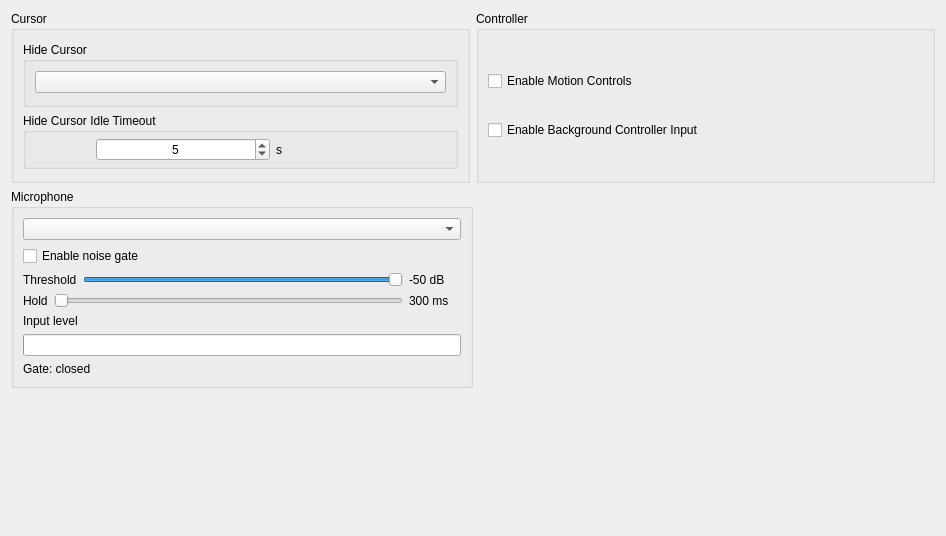
      <widget class="QWidget" name="inputTabContents">
       <property name="geometry">
        <rect>
         <x>0</x>
         <y>0</y>
         <width>946</width>
         <height>536</height>
        </rect>
       </property>
       <layout class="QVBoxLayout" name="inputTabVLayout" stretch="0,0,0">
        <item>
         <layout class="QHBoxLayout" name="inputTabHLayoutTop" stretch="1,1">
          <item>
           <layout class="QVBoxLayout" name="cursorTabLayoutLeft">
            <property name="spacing">
             <number>6</number>
            </property>
            <property name="bottomMargin">
             <number>0</number>
            </property>
            <item alignment="Qt::AlignmentFlag::AlignTop">
             <widget class="QGroupBox" name="cursorGroupBox">
              <property name="title">
               <string>Cursor</string>
              </property>
              <layout class="QGridLayout" name="gridLayout_2">
               <property name="topMargin">
                <number>11</number>
               </property>
               <property name="bottomMargin">
                <number>11</number>
               </property>
               <item row="0" column="0">
                <widget class="QGroupBox" name="hideCursorGroupBox">
                 <property name="enabled">
                  <bool>true</bool>
                 </property>
                 <property name="sizePolicy">
                  <sizepolicy hsizetype="Preferred" vsizetype="Fixed">
                   <horstretch>0</horstretch>
                   <verstretch>0</verstretch>
                  </sizepolicy>
                 </property>
                 <property name="title">
                  <string>Hide Cursor</string>
                 </property>
                 <layout class="QVBoxLayout" name="hideCursorLayout">
                  <property name="spacing">
                   <number>7</number>
                  </property>
                  <property name="bottomMargin">
                   <number>11</number>
                  </property>
                  <item>
                   <widget class="QComboBox" name="hideCursorComboBox"/>
                  </item>
                 </layout>
                </widget>
               </item>
               <item row="1" column="0">
                <widget class="QGroupBox" name="idleTimeoutGroupBox">
                 <property name="enabled">
                  <bool>true</bool>
                 </property>
                 <property name="sizePolicy">
                  <sizepolicy hsizetype="Preferred" vsizetype="Fixed">
                   <horstretch>0</horstretch>
                   <verstretch>0</verstretch>
                  </sizepolicy>
                 </property>
                 <property name="minimumSize">
                  <size>
                   <width>0</width>
                   <height>0</height>
                  </size>
                 </property>
                 <property name="title">
                  <string>Hide Cursor Idle Timeout</string>
                 </property>
                 <property name="alignment">
                  <set>Qt::AlignmentFlag::AlignLeading|Qt::AlignmentFlag::AlignLeft|Qt::AlignmentFlag::AlignTop</set>
                 </property>
                 <property name="flat">
                  <bool>false</bool>
                 </property>
                 <layout class="QHBoxLayout" name="IdleTimeoutLayout" stretch="0,0">
                  <property name="spacing">
                   <number>6</number>
                  </property>
                  <property name="leftMargin">
                   <number>70</number>
                  </property>
                  <property name="topMargin">
                   <number>5</number>
                  </property>
                  <property name="rightMargin">
                   <number>5</number>
                  </property>
                  <property name="bottomMargin">
                   <number>5</number>
                  </property>
                  <item>
                   <widget class="QSpinBox" name="idleTimeoutSpinBox">
                    <property name="enabled">
                     <bool>true</bool>
                    </property>
                    <property name="sizePolicy">
                     <sizepolicy hsizetype="Minimum" vsizetype="Fixed">
                      <horstretch>0</horstretch>
                      <verstretch>0</verstretch>
                     </sizepolicy>
                    </property>
                    <property name="minimumSize">
                     <size>
                      <width>0</width>
                      <height>0</height>
                     </size>
                    </property>
                    <property name="maximumSize">
                     <size>
                      <width>16777215</width>
                      <height>16777215</height>
                     </size>
                    </property>
                    <property name="layoutDirection">
                     <enum>Qt::LayoutDirection::LeftToRight</enum>
                    </property>
                    <property name="wrapping">
                     <bool>false</bool>
                    </property>
                    <property name="alignment">
                     <set>Qt::AlignmentFlag::AlignCenter</set>
                    </property>
                    <property name="buttonSymbols">
                     <enum>QAbstractSpinBox::ButtonSymbols::UpDownArrows</enum>
                    </property>
                    <property name="suffix">
                     <string notr="true"/>
                    </property>
                    <property name="maximum">
                     <number>3600</number>
                    </property>
                    <property name="value">
                     <number>5</number>
                    </property>
                    <property name="displayIntegerBase">
                     <number>10</number>
                    </property>
                   </widget>
                  </item>
                  <item>
                   <widget class="QLabel" name="idleTimeoutDurationLabel">
                    <property name="text">
                     <string>s</string>
                    </property>
                   </widget>
                  </item>
                 </layout>
                </widget>
               </item>
              </layout>
             </widget>
            </item>
           </layout>
          </item>
          <item>
           <layout class="QVBoxLayout" name="ControllerTabLayoutMiddle">
            <item>
             <widget class="QGroupBox" name="ControllerGroupBox">
              <property name="sizePolicy">
               <sizepolicy hsizetype="MinimumExpanding" vsizetype="Preferred">
                <horstretch>0</horstretch>
                <verstretch>0</verstretch>
               </sizepolicy>
              </property>
              <property name="title">
               <string>Controller</string>
              </property>
              <property name="alignment">
               <set>Qt::AlignmentFlag::AlignLeading|Qt::AlignmentFlag::AlignLeft|Qt::AlignmentFlag::AlignTop</set>
              </property>
              <property name="flat">
               <bool>false</bool>
              </property>
              <layout class="QVBoxLayout" name="ControllerLayout">
               <property name="spacing">
                <number>0</number>
               </property>
               <property name="topMargin">
                <number>11</number>
               </property>
               <property name="bottomMargin">
                <number>11</number>
               </property>
               <item>
                <widget class="QCheckBox" name="motionControlsCheckBox">
                 <property name="sizePolicy">
                  <sizepolicy hsizetype="Minimum" vsizetype="Maximum">
                   <horstretch>0</horstretch>
                   <verstretch>0</verstretch>
                  </sizepolicy>
                 </property>
                 <property name="text">
                  <string>Enable Motion Controls</string>
                 </property>
                </widget>
               </item>
               <item>
                <widget class="QCheckBox" name="backgroundControllerCheckBox">
                 <property name="text">
                  <string>Enable Background Controller Input</string>
                 </property>
                </widget>
               </item>
              </layout>
             </widget>
            </item>
           </layout>
          </item>
         </layout>
        </item>
        <item>
         <layout class="QHBoxLayout" name="inputTabHLayoutBottom">
          <property name="topMargin">
           <number>0</number>
          </property>
          <item>
           <layout class="QHBoxLayout" name="micTabLayoutLeft">
            <item>
             <widget class="QGroupBox" name="MicGroupBox">
              <property name="sizePolicy">
               <sizepolicy hsizetype="Expanding" vsizetype="Preferred">
                <horstretch>0</horstretch>
                <verstretch>0</verstretch>
               </sizepolicy>
              </property>
              <property name="title">
               <string>Microphone</string>
              </property>
              <layout class="QVBoxLayout" name="micGroupLayout">
               <item>
                <widget class="QComboBox" name="micComboBox"/>
               </item>
               <item>
                <widget class="QCheckBox" name="micGateCheckBox">
                 <property name="text">
                  <string>Enable noise gate</string>
                 </property>
                </widget>
               </item>
               <item>
                <layout class="QHBoxLayout" name="micGateThresholdLayout">
                 <item>
                  <widget class="QLabel" name="micGateThresholdLabel">
                   <property name="text">
                    <string>Threshold</string>
                   </property>
                  </widget>
                 </item>
                 <item>
                  <widget class="QSlider" name="micGateThresholdSlider">
                   <property name="minimum">
                    <number>-90</number>
                   </property>
                   <property name="maximum">
                    <number>0</number>
                   </property>
                   <property name="orientation">
                    <enum>Qt::Orientation::Horizontal</enum>
                   </property>
                  </widget>
                 </item>
                 <item>
                  <widget class="QLabel" name="micGateThresholdValueLabel">
                   <property name="minimumSize">
                    <size>
                     <width>52</width>
                     <height>0</height>
                    </size>
                   </property>
                   <property name="text">
                    <string>-50 dB</string>
                   </property>
                  </widget>
                 </item>
                </layout>
               </item>
               <item>
                <layout class="QHBoxLayout" name="micGateHoldLayout">
                 <item>
                  <widget class="QLabel" name="micGateHoldLabel">
                   <property name="text">
                    <string>Hold</string>
                   </property>
                  </widget>
                 </item>
                 <item>
                  <widget class="QSlider" name="micGateHoldSlider">
                   <property name="minimum">
                    <number>0</number>
                   </property>
                   <property name="maximum">
                    <number>2000</number>
                   </property>
                   <property name="singleStep">
                    <number>50</number>
                   </property>
                   <property name="orientation">
                    <enum>Qt::Orientation::Horizontal</enum>
                   </property>
                  </widget>
                 </item>
                 <item>
                  <widget class="QLabel" name="micGateHoldValueLabel">
                   <property name="minimumSize">
                    <size>
                     <width>52</width>
                     <height>0</height>
                    </size>
                   </property>
                   <property name="text">
                    <string>300 ms</string>
                   </property>
                  </widget>
                 </item>
                </layout>
               </item>
               <item>
                <widget class="QLabel" name="micLevelLabel">
                 <property name="text">
                  <string>Input level</string>
                 </property>
                </widget>
               </item>
               <item>
                <widget class="QProgressBar" name="micLevelBar">
                 <property name="minimum">
                  <number>0</number>
                 </property>
                 <property name="maximum">
                  <number>100</number>
                 </property>
                 <property name="value">
                  <number>0</number>
                 </property>
                 <property name="textVisible">
                  <bool>false</bool>
                 </property>
                </widget>
               </item>
               <item>
                <widget class="QLabel" name="micGateStatusLabel">
                 <property name="text">
                  <string>Gate: closed</string>
                 </property>
                </widget>
               </item>
              </layout>
             </widget>
            </item>
            <item>
             <spacer name="horizontalSpacer_8">
              <property name="orientation">
               <enum>Qt::Orientation::Horizontal</enum>
              </property>
              <property name="sizeHint" stdset="0">
               <size>
                <width>40</width>
                <height>20</height>
               </size>
              </property>
             </spacer>
            </item>
           </layout>
          </item>
         </layout>
        </item>
        <item>
         <spacer name="verticalSpacer_11">
          <property name="orientation">
           <enum>Qt::Orientation::Vertical</enum>
          </property>
          <property name="sizeHint" stdset="0">
           <size>
            <width>20</width>
            <height>40</height>
           </size>
          </property>
         </spacer>
        </item>
       </layout>
      </widget>
